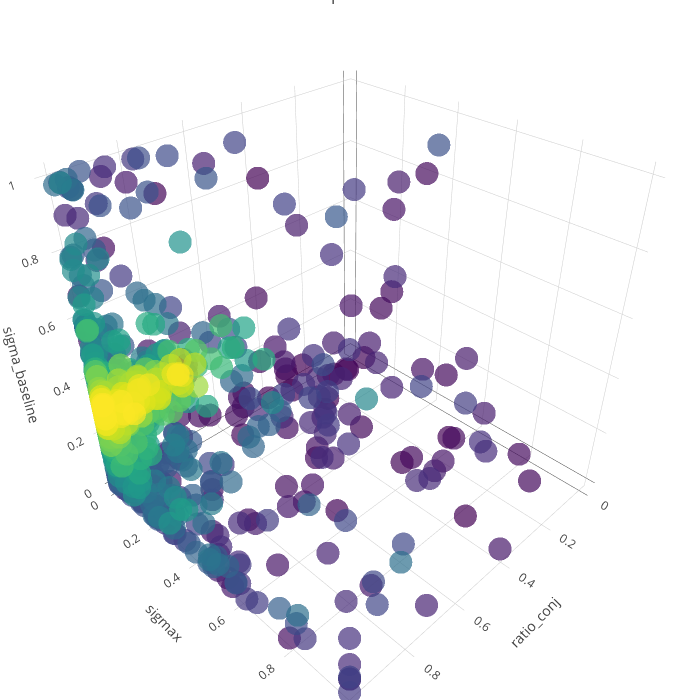

Source (notebook cell):
### Code cell
# Filter the start of steps only
df_cmaes_traj = df_best_fits[df_best_fits['step'] < 1000]
result_to_color = np.array(df_cmaes_traj['step'])
# result_to_color = np.array(df_cmaes_traj['dist_nll92'])
# result_to_color = np.log(result_to_color)

parameters = ['M', 'lapse_rate', 'sigma_baseline']
parameters = ['ratio_conj', 'sigmax', 'sigma_baseline']

text = ['> %s' % (x) for x in result_to_color]

trace1 = go.Scatter3d(
        x = df_cmaes_traj[parameters[0]],
        y = df_cmaes_traj[parameters[1]],
        z = df_cmaes_traj[parameters[2]],
        text = text,
        mode = 'markers',
        marker = go.Marker(
            color = result_to_color,
            size = 8,
            colorscale='Viridis',
            opacity=0.7
        )
    )
data = [trace1]
layout = go.Layout(
    title='Landscape for NLL92',
    autosize=False,
    width=700,
    height=700,
    margin=dict(
        l=0,
        r=0,
        b=0,
        t=0),
    scene=go.Scene(
        xaxis=go.XAxis(
            title=parameters[0],
        ),
        yaxis=go.YAxis(
            title=parameters[1],
        ),
        zaxis=go.ZAxis(
            title=parameters[2],
        )
    )
)
fig = go.Figure(data=data, layout=layout)
py.iplot(fig)

### Figure 1 — Plotly figure (JSON) as saved in the notebook; plotly's stock layout.template omitted (floating-point values rounded to 4 significant figures; data arrays with more than 128 entries replaced by an {"elided": "..."} marker saying what was removed)
{"data": [{"marker": {"color": {"elided": "944 int values"}, "colorscale": "Viridis", "opacity": 0.7, "size": 8}, "mode": "markers", "text": {"elided": "944 str values"}, "type": "scatter3d", "x": {"elided": "944 float values"}, "y": {"elided": "944 float values"}, "z": {"elided": "944 float values"}}], "layout": {"autosize": false, "height": 700, "margin": {"b": 0, "l": 0, "r": 0, "t": 0}, "scene": {"xaxis": {"title": "ratio_conj"}, "yaxis": {"title": "sigmax"}, "zaxis": {"title": "sigma_baseline"}}, "title": "Landscape for NLL92", "width": 700}}
